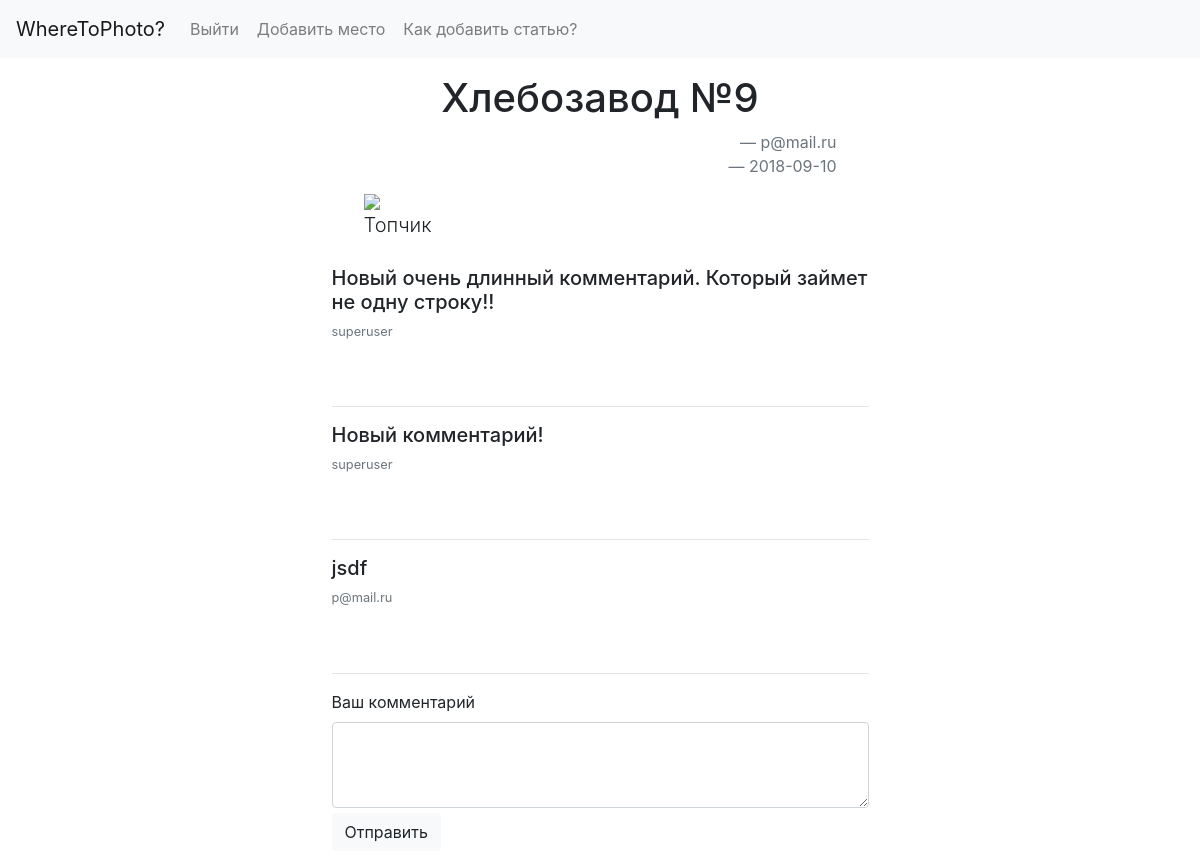
The app's page /comments/37.581660655.8067403 (signed in) with its own data.
### db_users.py (models this page shows, shortened)
class Article(Base):
    __tablename__='article'
    ID = Column(Integer, primary_key=True,autoincrement=True)
    subject = Column(String(), nullable=False)
    latitude = Column(String(), nullable=False)
    longitude = Column(String(), nullable=False)
    added_by = Column(String(), nullable=False)
    pic_url = Column(String(), nullable=False)
    description  = Column(String(), nullable=False)
    url = Column(String(), nullable=False)
    created_at = Column(Date, default=datetime.datetime.now())
    likes =  Column(Integer, nullable = False)

class Comments(Base):
    __tablename__='comments'
    id = Column(Integer, primary_key=True,autoincrement=True)
    article_id = Column(Integer, ForeignKey('article.ID',ondelete = "CASCADE"),nullable=False,)
    user = Column(String(25), nullable=False)
    text = Column(String(), nullable=False)

### app.py (the view, shortened to what this page needs)
@app.route("/comments/<path:url>",methods = ['GET','POST'])
def comments(url):
    comment = {}
    t = get_article(url)
    visibility = "visible" if check_session() else "collapse"
    comments = get_all_comments(url)
    if request.method == "GET":
        return(render("comments.html", t = t, visibility = visibility, comments = comments,
            username = escape(session['username'])))

### app.py (called while the page is built)
def render_str(template,**params):
   t = jinja_env.get_template(template)
   return t.render(params)

def render(template, **kw):
   return render_str(template, **kw)

def check_session():
    if 'username' in session:
        username = escape(session['username'])
        return True
    return False

### db_process.py (called while the page is built)
def init_db(db_name = 'sqlite:///users.db'): #инициализация инструментов для доступа к базе данных
	engine = create_engine(db_name,connect_args={'check_same_thread': False})
	Base.metadata.bind = engine
	DBSession = sessionmaker(bind=engine, autoflush = True)
	session = DBSession()
	return session

def get_article(url): # получение поста
	session = init_db()
	art = session.query(Article.subject, Article.latitude,
		Article.longitude, Article.added_by, Article.pic_url,
		Article.description,Article.created_at).filter(Article.url == url).order_by(Article.ID)
	return art.one_or_none()

def get_all_comments(url): #получение всех коментов для одного поста
	session = init_db()
	post_id = session.query(Article.ID).filter(Article.url == url)
	comments = session.query(Comments.text, Comments.user, Comments.id).filter(Comments.article_id == post_id).all()
	return comments

### templates/comments.html (shortened to what this page needs)
<!DOCTYPE html>
<html>
<head>
  {% include "cssjs.html" %}
</head>
<body>
  {% include "navbar.html" %}
  <div class="container" style="max-width: 537px; margin-bottom: 0px; ">
  <div class="jumbotron" align="center" style="margin-bottom: 5px; padding-bottom: 5px;">
    <a name="{{t[0]}}"><h1 align="center" >{{t[0]}}</h1></a>
      <blockquote class="blockquote text-right">
        <footer class="blockquote-footer">{{t[3]}}</footer>
        <footer class="blockquote-footer">{{t[6]}}</footer>
      </blockquote>
        {% if t[4][:4] == "http" %}
          <img align="center" src="{{t[4]}}">
        {% else %}
          {% include "instagram.html" %}
        {% endif %}
        <p align="left" class="lead" >{{t[5]}}</p>
      </div>
      {% for comment in comments  %}
        <ul class="list-group">
      <div class="d-flex w-100 justify-content-between">
      <h5 class="mb-1">{{comment[0]}}</h5>
      </div>
        <small class="text-muted">{{comment[1]}}</small>
        </ul>
        <hr>
      {% endfor %}
      <form method="POST">
        <div class="form-group">
          <label for="commentForm">Ваш комментарий</label>
          <textarea class="form-control" name="text" id="commentForm" rows="3" style="margin-bottom: 5px;"></textarea>
          <button type="submit" class="btn btn-light" name = "add_comment_button" align = right value="{{ t[2]~t[1] }}">Отправить</button>
        </div>
      </form>
    </div>
</body>
</html>

### templates/cssjs.html (style rules this page uses)
.jumbotron { background-color: #ffff; padding-left: auto; padding-right: auto; overflow: auto; min-width: 326px; margin-top:10px; //margin-right: 5%; border-radius: 10px; }
.container { padding: 0px; margin-top: 5px; }
img { max-width:100%;height:auto;margin: auto;float: none;display: block; margin: 0 auto; }

### records on screen
Article: subject "Хлебозавод №9", added_by "p@mail.ru", description "Топчик"
Comments: text "Новый очень длинный комментарий. Который займет не одну строку!!", user "superuser"
Comments: text "Новый комментарий!", user "superuser"
Comments: text "jsdf", user "p@mail.ru"

### other values on screen
{{ t[6] }} "2018-09-10"
